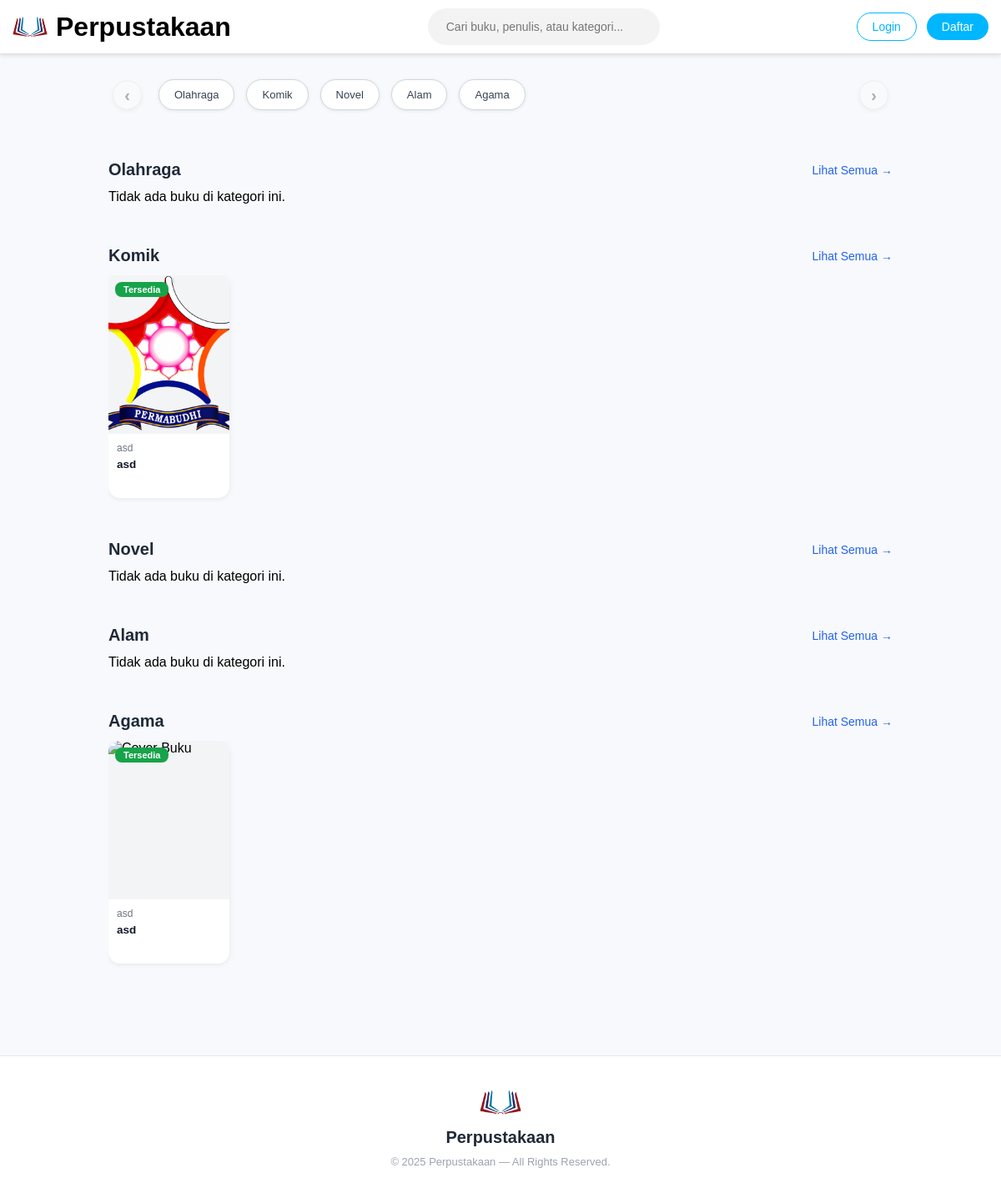
/public/dashboard_guest.php, run on an earlier commit of the app's database.
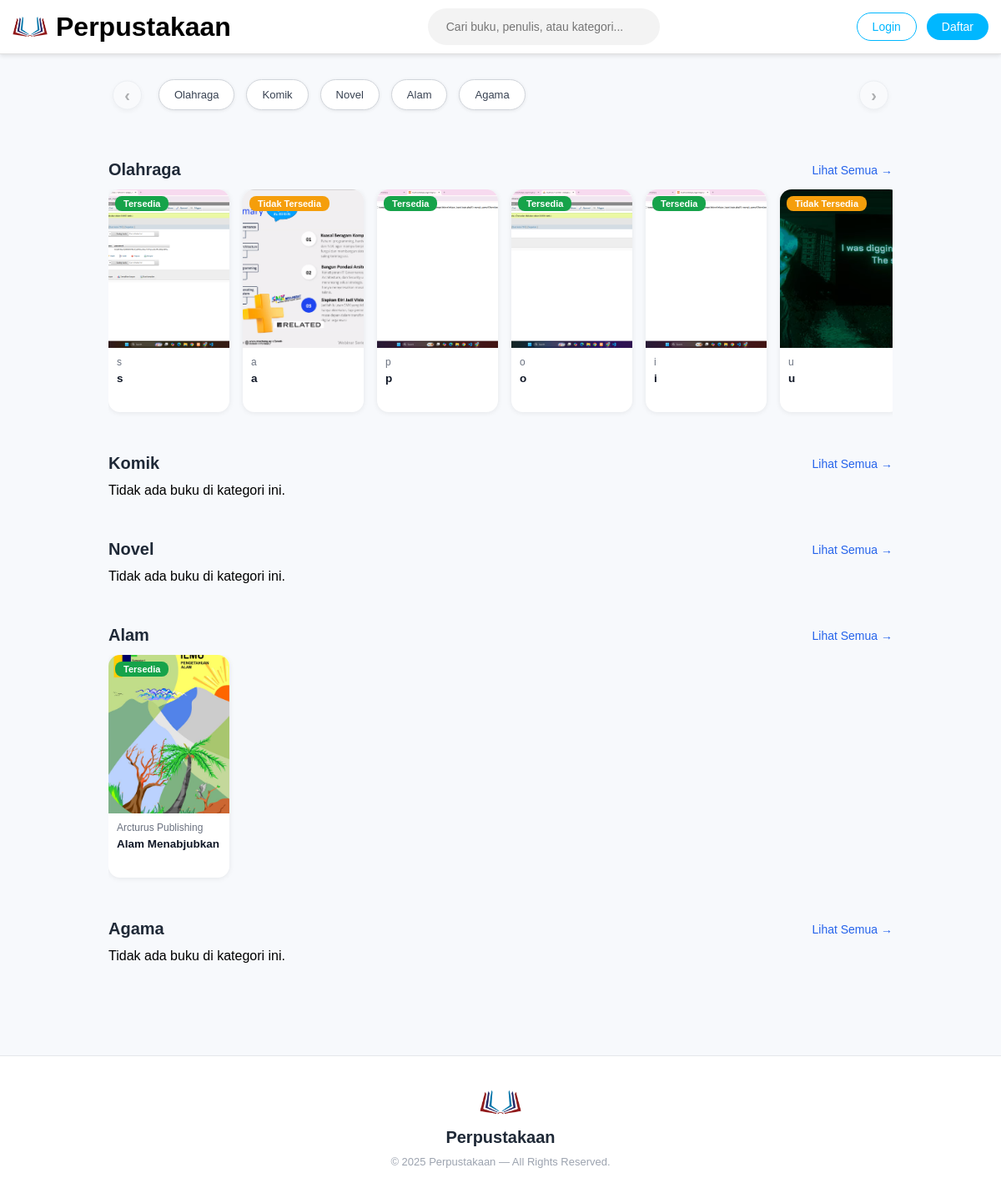
And on a later commit of the database.
### tables this page shows
CREATE TABLE `categories` (
  `id` int(11) NOT NULL,
  `name` varchar(100) NOT NULL
);

CREATE TABLE `books` (
  `id` int(11) NOT NULL,
  `cover` varchar(255) NOT NULL,
  `title` varchar(255) DEFAULT NULL,
  `author` varchar(100) DEFAULT NULL,
  `publisher` varchar(100) DEFAULT NULL,
  `category` varchar(100) DEFAULT NULL,
  `publish_date` date NOT NULL,
  `description` text DEFAULT NULL,
  `stock` int(11) NOT NULL DEFAULT 1,
  `created_at` timestamp NOT NULL DEFAULT current_timestamp(),
  `category_id` int(11) DEFAULT NULL,
  `status` enum('Tersedia','Dipinjam','Tidak Tersedia') DEFAULT 'Tersedia'
);

### controllers/CategoriesController.php (called while the page is built, shortened)
<?php
require_once __DIR__ . '/../config/database.php';
class CategoriesController {
    public static function getAllCategories() {
        global $conn;
        $query = "SELECT * FROM categories ORDER BY id DESC";
        return $conn->query($query);
        $result = $conn->query("SELECT * FROM categories ORDER BY name ASC");
        return $result->fetch_all(MYSQLI_ASSOC);
    }
}

### controllers/BookController.php (called while the page is built, shortened)
<?php
require_once __DIR__ . '/../config/database.php';
class BookController {
    public static function getBooksByCategory($category_id) {
        global $conn;
        $stmt = $conn->prepare("SELECT * FROM books WHERE category_id = ? ORDER BY id DESC");
        $stmt->bind_param("i", $category_id);
        $stmt->execute();
        return $stmt->get_result()->fetch_all(MYSQLI_ASSOC);
    }
}

### view/guest/dashboard.php (the view, shortened to what this page needs)
<?php
require_once __DIR__ . '/../../config/database.php';
require_once __DIR__ . '/../../controllers/BookController.php';
require_once __DIR__ . '/../../controllers/CategoriesController.php';
$categories = CategoriesController::getAllCategories();
$booksByCategory = [];
foreach ($categories as $category) {
    $booksByCategory[$category['id']] = BookController::getBooksByCategory($category['id']);
}
?>
<!DOCTYPE html>
<html lang="id">
<head>
    <link rel="stylesheet" href="assets/css/guest/guest_dashboard.css">
    <link rel="stylesheet" href="assets/css/global.css">
</head>
<body>
<?php include __DIR__ . '/../templates/guest_header.php'; ?>
<section class="quick-category">
    <div class="category-wrapper">
        <button class="scroll-btn scroll-left hidden" id="scrollLeft">‹</button>
        <div class="category-scroll" id="categoryScroll">
            <?php foreach ($categories as $category): ?>
                <a href="/reca/perpustakaan/public/dashboard_guest.php?page=category_detail&id=<?= $category['id']; ?>"
                   class="category-pill">
                    <?= htmlspecialchars($category['name']); ?>
                </a>
            <?php endforeach; ?>
        </div>
        <button class="scroll-btn scroll-right" id="scrollRight">›</button>
    </div>
</section>
<div class="page-inner">
  <main class="main-content">
    <?php foreach ($categories as $category): ?>
        <section class="category-section">
            <div class="category-header">
                <h3><?= htmlspecialchars($category['name']); ?></h3>
                <a href="/reca/perpustakaan/public/dashboard_guest.php?page=category_detail&id=<?= $category['id']; ?>" class="see-more">
                    Lihat Semua →
                </a>
            </div>
            <div class="book-row">
                <?php
                $books = $booksByCategory[$category['id']];
                if (empty($books)): ?>
                    <p class="no-books">Tidak ada buku di kategori ini.</p>
                <?php else:
                    foreach (array_slice($books, 0, 7) as $book): ?>
                    <a href="/reca/perpustakaan/public/dashboard_guest.php?page=book_detail&id=<?= $book['id']; ?>" class="book-link">
                        <div class="book-card">
                            <div class="book-image">
                                <img src="../uploads/covers/<?= htmlspecialchars($book['cover'] ?: 'no_cover.png'); ?>" alt="Cover Buku">
                                <?php if ($book['status'] === 'Dipinjam'): ?>
                                    <span class="status-badge borrowed">Dipinjam</span>
                                <?php elseif ($book['status'] === 'Tersedia'): ?>
                                    <span class="status-badge available">Tersedia</span>
                                <?php elseif ($book['status'] === 'Tidak Tersedia'): ?>
                                    <span class="status-badge unavailable">Tidak Tersedia</span>
                                <?php endif; ?>
                            </div>
                            <div class="book-info">
                                <p class="book-author"><?= htmlspecialchars($book['author']); ?></p>
                                <h4 class="book-title"><?= htmlspecialchars($book['title']); ?></h4>
                            </div>
                        </div>
                    </a>
                <?php endforeach; endif; ?>
            </div>
        </section>
    <?php endforeach; ?>
</main>
</div>
<footer class="footer">
    <div class="footer-content">
        <div class="footer-logo">
            <img src="/reca/perpustakaan/uploads/logo/logo.jpg" alt="Logo">
            <h2>Perpustakaan</h2>
        </div>
        <p class="footer-copy">
            © <?= date("Y"); ?> Perpustakaan — All Rights Reserved.
        </p>
    </div>
</footer>
</body>
</html>

### public/dashboard_guest.php (shortened to what this page needs)
<?php
require_once __DIR__ . '/../controllers/BookController.php';
require_once __DIR__ . '/../controllers/CategoriesController.php';
$page = $_GET['page'] ?? 'dashboard';
$viewPath = __DIR__ . '/../view/guest/';
switch ($page) {
    case 'dashboard':
        $file = $viewPath . 'dashboard.php';
        break;
}
if (file_exists($file)) {
    include $file;
} else {
    echo "<h3>Halaman tidak ditemukan.</h3>";
}
?>

### view/templates/guest_header.php (shortened to what this page needs)
<link rel="stylesheet" href="/reca/perpustakaan/public/assets/css/guest/navbar.css">
<header class="navbar">
    <div class="navbar-left">
        <img src="/reca/perpustakaan/uploads/logo/logo.jpg" alt="Logo" class="logo">
        <h1><a href="/reca/perpustakaan/public/dashboard_guest.php" class="home-link">Perpustakaan</a></h1>
    </div>
    <div class="navbar-center">
        <form method="GET" action="/reca/perpustakaan/public/dashboard_guest.php">
            <input id="searchInput" type="text" name="q" placeholder="Cari buku, penulis, atau kategori...">
        </form>
    </div>
    <div class="navbar-right">
        <a href="/reca/perpustakaan/public/login.php" class="btn-login">Login</a>
        <a href="/reca/perpustakaan/public/register.php" class="btn-register">Daftar</a>
    </div>
</header>

### public/assets/css/guest/guest_dashboard.css (style rules this page uses)
body { background: #fafafa; font-family: 'Inter', sans-serif; }
.category-section { padding: 20px 40px; }
.category-header { display: flex; justify-content: space-between; align-items: center; margin-bottom: 12px; }
.category-header h3 { font-size: 20px; font-weight: 600; color: #1f2937; }
.see-more { color: #2563eb; font-size: 14px; text-decoration: none; font-weight: 500; transition: 0.2s; }
.book-row { display: flex; gap: 16px; overflow-x: auto; padding-bottom: 10px; scroll-snap-type: x mandatory; }
.book-card { width: 145px; background: white; border-radius: 14px; box-shadow: 0 1px 6px rgba(0,0,0,0.08); overflow: hidden; flex-shrink: 0; cursor: pointer; transition: 0.25s ease; scroll-snap-align: start; padding-bottom: 10px; }
.book-image { width: 100%; height: 190px; position: relative; background: #f3f4f6; }
.book-image img { width: 100%; height: 100%; object-fit: cover; }
.status-badge { position: absolute; top: 8px; left: 8px; padding: 3px 10px; border-radius: 8px; font-size: 11px; color: white; font-weight: 600; }
.status-badge.available { background: #16a34a; }
.status-badge.unavailable { background: #f59e0b; }
.book-info { padding: 10px 10px 0; }
.book-title { font-size: 13.5px; font-weight: 600; color: #111827; line-height: 1.3; margin-bottom: 3px; height: 36px; overflow: hidden; }
.book-author { font-size: 12px; color: #6b7280; margin-bottom: 4px; }
.book-link { text-decoration: none; color: inherit; display: block; }
.footer { background: #ffffff; border-top: 1px solid #e5e7eb; padding: 30px 20px; text-align: center; margin-top: 40px; }
.footer-content { max-width: 900px; margin: auto; }
.footer-logo { display: flex; flex-direction: column; align-items: center; gap: 6px; }
.footer-logo img { width: 50px; height: 50px; border-radius: 12px; }
.footer-logo h2 { font-size: 20px; font-weight: 600; color: #1f2937; }
.footer-copy { color: #9ca3af; font-size: 13px; margin-top: 10px; }
.quick-category { margin: 20px auto; width: 90%; max-width: 1100px; position: relative; display: flex; justify-content: center; }
.category-wrapper { position: relative; width: 100%; max-width: 900px; margin: 0 auto; display: flex; align-items: center; }
.category-scroll { display: flex; gap: 14px; overflow-x: auto; scroll-behavior: smooth; padding: 10px 40px; scrollbar-width: none; }
.category-pill { padding: 10px 18px; border: 1px solid #d1d5db; border-radius: 50px; background: white; font-size: 13px; color: #374151; display: flex; align-items: center; white-space: nowrap; text-decoration: none; transition: 0.2s; box-shadow: 0 1px 4px rgba(0,0,0,0.08); }
.scroll-btn { position: absolute; top: 50%; transform: translateY(-50%); background: white; border: 1px solid #d1d5db; box-shadow: 0 2px 6px rgba(0,0,0,0.15); width: 35px; height: 35px; border-radius: 50%; cursor: pointer; font-size: 20px; font-weight: bold; z-index: 20; opacity: 1; transition: 0.2s ease; }
.scroll-left { left: -15px; }
.scroll-right { right: -15px; }
.scroll-btn.disabled { opacity: 0.3; cursor: default; pointer-events: none; }
.main-content { max-width: 1100px; margin: 0 auto; padding: 10px 20px 40px; }
.page-inner { width: 100%; max-width: 1100px; margin: 0 auto; padding: 0 20px; }

### public/assets/css/global.css (style rules this page uses)
* { margin: 0; padding: 0; box-sizing: border-box; }
html, body { width: 100%; height: 100%; margin: 0; padding: 0; font-family: 'Poppins', sans-serif; background-color: #f7f9fc; }
header { width: 100%; background-color: #ffffff; border-bottom: 1px solid #e0e0e0; padding: 12px 40px; display: flex; align-items: center; justify-content: space-between; }
header h1, header a, header span { margin: 0; text-decoration: none; color: #222; }
header img { height: 40px; width: auto; }
button { cursor: pointer; }
input, select, textarea { font-family: inherit; border: 1px solid #ccc; border-radius: 6px; padding: 8px; width: 100%; }

What changed in the data, as far as the page shows it:
removed books: cover (picture), status "Tersedia", author "asd", title "asd", shown under categories "Komik"
removed books: status "Tersedia", author "asd", title "asd", shown under categories "Agama"
shown differently, row unchanged: categories "Olahraga": no longer shows "Tidak ada buku di kategori ini."
shown differently, row unchanged: categories "Komik": now shows "Tidak ada buku di kategori ini."
shown differently, row unchanged: categories "Alam": no longer shows "Tidak ada buku di kategori ini."
shown differently, row unchanged: categories "Agama": now shows "Tidak ada buku di kategori ini."
added books: cover (picture), status "Tersedia", author "s", title "s", shown under categories "Olahraga"
added books: cover (picture), status "Tidak Tersedia", author "a", title "a", shown under categories "Olahraga"
added books: cover (picture), status "Tersedia", author "p", title "p", shown under categories "Olahraga"
added books: cover (picture), status "Tersedia", author "o", title "o", shown under categories "Olahraga"
added books: cover (picture), status "Tersedia", author "i", title "i", shown under categories "Olahraga"
added books: cover (picture), status "Tidak Tersedia", author "u", title "u", shown under categories "Olahraga"
added books: cover (picture), status "Tersedia", author "Arcturus Publishing", title "Alam Menabjubkan", shown under categories "Alam"
